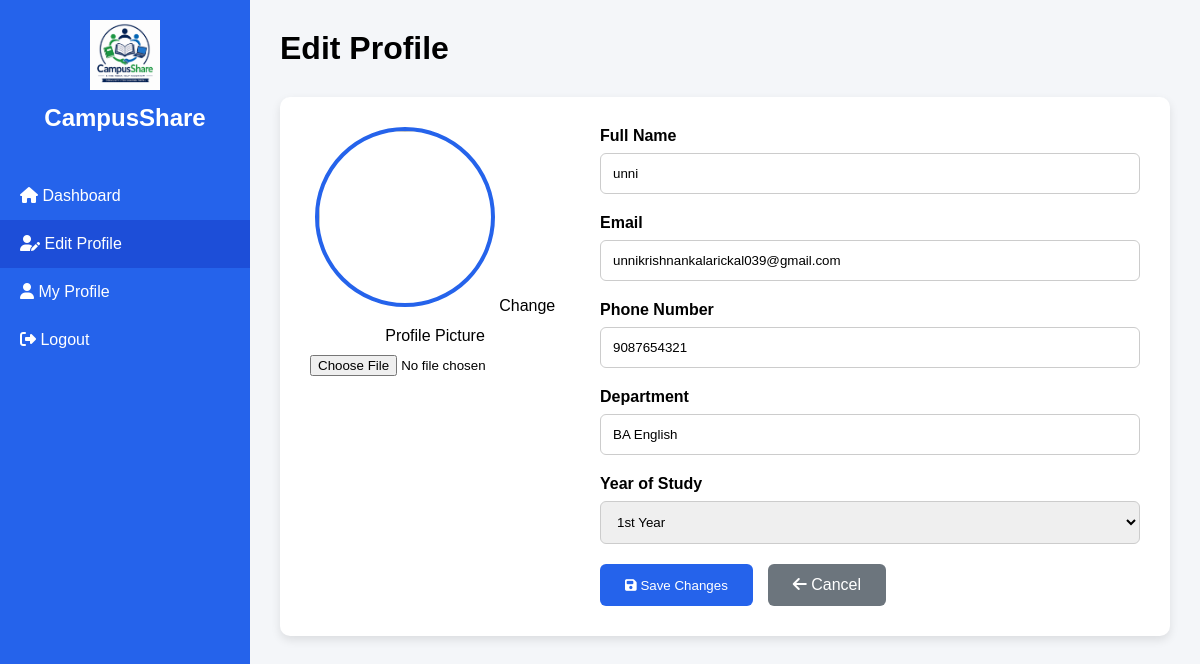
Screenshot of /edit_profile.php (signed in) with the database file from the repository.
### tables this page shows
CREATE TABLE `users` (
  `user_id` int(11) NOT NULL,
  `full_name` varchar(100) NOT NULL,
  `email` varchar(100) NOT NULL,
  `phone` varchar(15) DEFAULT NULL,
  `department` varchar(50) DEFAULT NULL,
  `year_of_study` varchar(20) DEFAULT NULL,
  `password` varchar(255) NOT NULL,
  `security_question` varchar(255) NOT NULL,
  `security_answer` varchar(255) NOT NULL,
  `profile_image` varchar(255) DEFAULT NULL,
  `created_at` timestamp NOT NULL DEFAULT current_timestamp()
);

### edit_profile.php (the view, shortened to what this page needs)
<?php
include("includes/db.php");
$user_id=$_SESSION['user_id'];
$user_query=mysqli_query($conn,"
SELECT *
FROM users
WHERE user_id='$user_id'
");
$user=mysqli_fetch_assoc($user_query);
?>
<!DOCTYPE html>
<html lang="en">
<head>
<link rel="stylesheet"
href="css/edit_profile.css">
<link rel="stylesheet"
href="https://cdnjs.cloudflare.com/ajax/libs/font-awesome/6.5.2/css/all.min.css">
</head>
<body>
<div class="sidebar">
<div class="logo">
<img src="images/logo.png">
<h2>CampusShare</h2>
</div>
<ul>
<li>
<a href="dashboard.php">
<i class="fa fa-house"></i>
Dashboard
</a>
</li>
<li class="active">
<a href="edit_profile.php">
<i class="fa fa-user-pen"></i>
Edit Profile
</a>
</li>
<li>
<a href="profile.php">
<i class="fa fa-user"></i>
My Profile
</a>
</li>
<li>
<a href="logout.php">
<i class="fa fa-right-from-bracket"></i>
Logout
</a>
</li>
</ul>
</div>
<div class="main">
<header>
<h1>Edit Profile</h1>
</header>
<form action="update_profile.php"
method="POST"
enctype="multipart/form-data">
<div class="form-container">
    <div class="image-section">
<?php
if(!empty($user['profile_image']) && file_exists("uploads/profile/".$user['profile_image']))
{
?>
<img src="uploads/profile/<?php echo $user['profile_image']; ?>" class="profile-img">
<?php
}
else
{
?>
<img src="images/default.png" class="profile-img">
<?php
}
?>
<label>Change Profile Picture</label>
<input type="file" name="profile_image" accept="image/*">
</div>
<div class="form-section">
<div class="input-group">
<label>Full Name</label>
<input
type="text"
name="full_name"
value="<?php echo htmlspecialchars($user['full_name']); ?>"
required>
</div>
<div class="input-group">
<label>Email</label>
<input
type="email"
value="<?php echo htmlspecialchars($user['email']); ?>"
readonly>
</div>
<div class="input-group">
<label>Phone Number</label>
<input
type="text"
name="phone"
value="<?php echo htmlspecialchars($user['phone']); ?>">
</div>
<div class="input-group">
<label>Department</label>
<input
type="text"
name="department"
value="<?php echo htmlspecialchars($user['department']); ?>">
</div>
<div class="input-group">
<label>Year of Study</label>
<select name="year_of_study">
<option value="1st Year"
<?php if($user['year_of_study']=="1st Year") echo "selected"; ?>>
1st Year
</option>
</select>
</div>
<div class="buttons">
<button type="submit" class="save-btn">
<i class="fa fa-floppy-disk"></i>
Save Changes
</button>
<a href="profile.php" class="cancel-btn">
<i class="fa fa-arrow-left"></i>
Cancel
</a>
</div>
</div>
</div>
</form>
</div>
</body>
</html>

### css/edit_profile.css (style rules this page uses)
* { margin:0; padding:0; box-sizing:border-box; font-family:Arial, sans-serif; }
body { display:flex; background:#f4f6f9; }
.sidebar { width:250px; height:100vh; background:#2563eb; color:#fff; position:fixed; }
.logo { text-align:center; padding:20px; }
.logo img { width:70px; }
.logo h2 { margin-top:10px; }
.sidebar ul { list-style:none; margin-top:20px; }
.sidebar ul li a { display:block; color:#fff; text-decoration:none; padding:15px 20px; }
.sidebar ul li.active a, .sidebar ul li a:hover { background:#1d4ed8; }
.main { margin-left:250px; width:calc(100% - 250px); padding:30px; }
header { margin-bottom:30px; }
.form-container { background:#fff; padding:30px; border-radius:10px; box-shadow:0 4px 10px rgba(0,0,0,.1); display:flex; gap:40px; }
.image-section { width:250px; text-align:center; }
.profile-img { width:180px; height:180px; border-radius:50%; object-fit:cover; border:4px solid #2563eb; margin-bottom:20px; }
.image-section input { margin-top:10px; }
.form-section { flex:1; }
.input-group { margin-bottom:20px; }
.input-group label { display:block; margin-bottom:8px; font-weight:bold; }
.input-group input, .input-group select { width:100%; padding:12px; border:1px solid #ccc; border-radius:6px; }
.buttons { margin-top:20px; display:flex; gap:15px; }
.save-btn { background:#2563eb; color:#fff; border:none; padding:12px 25px; border-radius:6px; cursor:pointer; }
.cancel-btn { background:#6c757d; color:#fff; padding:12px 25px; border-radius:6px; text-decoration:none; }

### rows the page displays
users: full_name "unni", email "unnikrishnankalarickal039@gmail.com", phone "9087654321", department "BA English", year_of_study "1st Year"
